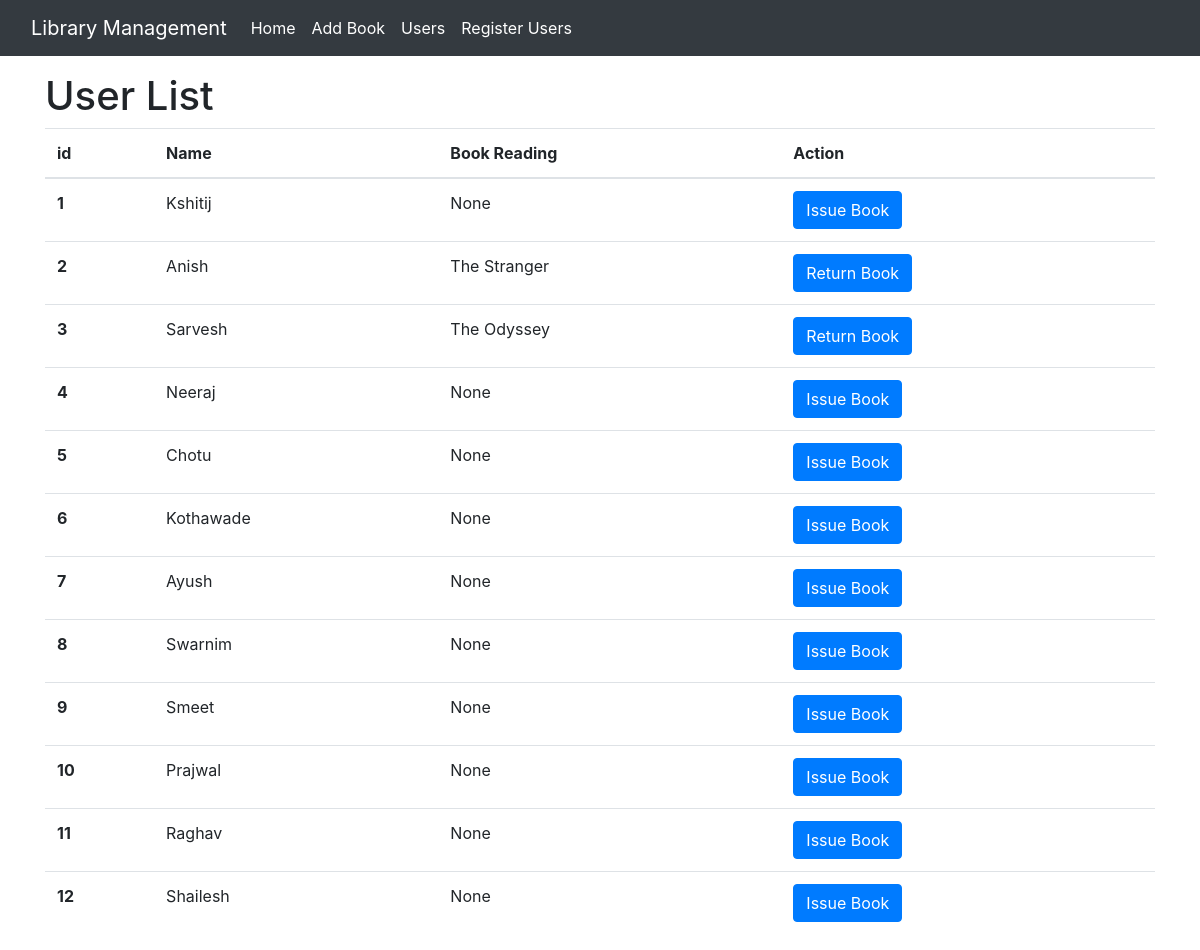
/users/, run on the app's committed database.
### lims_app/models.py (models this page shows, shortened)
class Users(models.Model):
    name=models.CharField(max_length=50)
    is_reading=models.BooleanField(default=False)
    book_reading=models.ForeignKey(book,on_delete=models.SET_NULL,null=True)

class book(models.Model):
    title = models.CharField(max_length=50)
    price = models.IntegerField()
    description=models.CharField(max_length=1000,default="Description")
    is_available=models.BooleanField(default=True)
    def __str__(self):
        return self.title

### lims_app/views.py (the view)
# urls.py: path('users/',views.users,name="users"),
def users(request):
    users=Users.objects.all()
    return render(request, 'users.html', {'users': users})

### templates/users.html
{% extends "base.html" %} {% block content %}
<div class="container mt-3">
  <h1 class="mt-3">User List</h1>
  <div class="bd-example">
    <table class="table table-hover">
      <thead>
        <tr>
          <th scope="col">id</th>
          <th scope="col">Name</th>
          <th scope="col">Book Reading</th>
          <th scope="col">Action</th>
        </tr>
      </thead>
      <tbody>
        {% for i in users %}
        <tr>
          <th scope="row">{{forloop.counter}}</th>
          <td>{{i.name}}</td>
          <td>{{i.book_reading}}</td>
          <td>
            {% if i.book_reading is null %}
            <a href="/issue/" class="btn btn-primary">Issue Book</a>
            {% else %}
            <a href="/return?userid={{i.id}}" class="btn btn-primary"
              >Return Book</a
            >
            {% endif %}
          </td>
        </tr>
        {% endfor %}
      </tbody>
    </table>
  </div>
</div>
{% endblock %}

### templates/base.html (shortened to what this page needs)
<!DOCTYPE html>
<html lang="en">
  <head>
    <link
      rel="stylesheet"
      href="https://cdn.jsdelivr.net/npm/bootstrap@4.3.1/dist/css/bootstrap.min.css"
    />
  </head>
  <body>
    <nav class="navbar navbar-expand-md navbar-dark fixed-top bg-dark">
      <div class="container-fluid">
        <a class="navbar-brand" href="/">Library Management</a>
        <div class="collapse navbar-collapse" id="navbarCollapse">
          <ul class="navbar-nav me-auto mb-2 mb-md-0">
            <li class="nav-item">
              <a class="nav-link active" aria-current="page" href="/">Home</a>
            </li>
            <li class="nav-item">
              <a class="nav-link active" aria-current="page" href="/addbook"
                >Add Book</a
              >
            </li>
            <li class="nav-item">
              <a class="nav-link active" aria-current="page" href="/users"
                >Users</a
              >
            </li>
            <li class="nav-item">
              <a
                class="nav-link active"
                aria-current="page"
                href="/register-user"
                >Register Users</a
              >
            </li>
          </ul>
        </div>
      </div>
    </nav>
    {% block content %} {% endblock %}
  </body>
</html>

### templates/base.html (style rules this page uses)
body { padding-top: 56px; }

### data on the page
Users: name "Kshitij", book_reading "None", shows "Issue Book"
Users: name "Anish", book_reading "The Stranger"
Users: name "Sarvesh", book_reading "The Odyssey"
Users: name "Neeraj", book_reading "None", shows "Issue Book"
Users: name "Chotu", book_reading "None", shows "Issue Book"
Users: name "Kothawade", book_reading "None", shows "Issue Book"
Users: name "Ayush", book_reading "None", shows "Issue Book"
Users: name "Swarnim", book_reading "None", shows "Issue Book"
Users: name "Smeet", book_reading "None", shows "Issue Book"
Users: name "Prajwal", book_reading "None", shows "Issue Book"
Users: name "Raghav", book_reading "None", shows "Issue Book"
Users: name "Shailesh", book_reading "None", shows "Issue Book"
